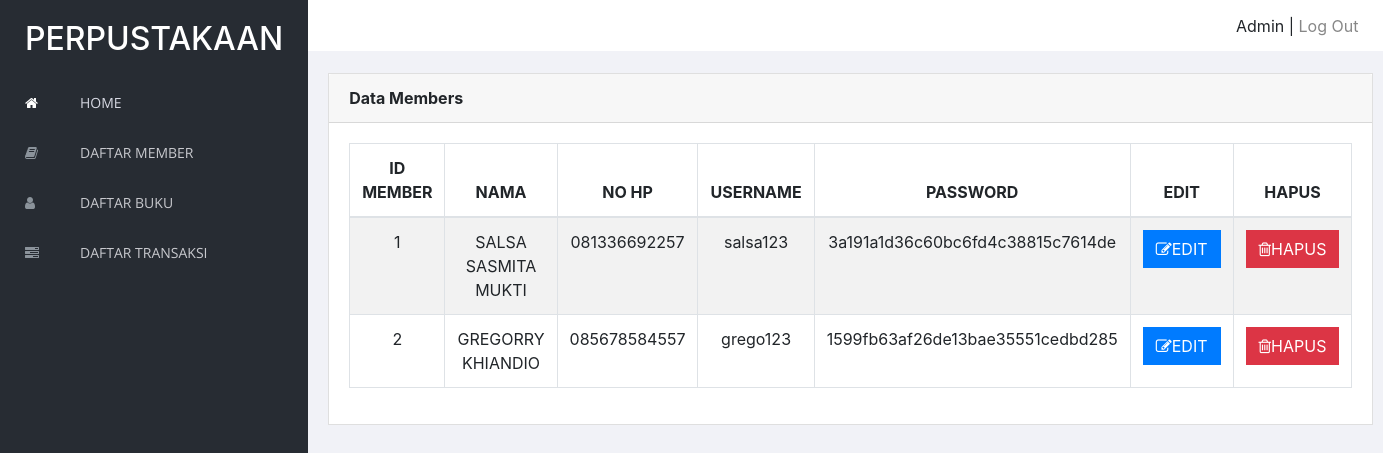
Page /admin/daftarmember.php (signed in) on the committed database.
### tables this page shows
CREATE TABLE `member` (
  `idmember` int(11) NOT NULL,
  `nama` varchar(50) NOT NULL,
  `nohp` varchar(15) NOT NULL,
  `username` varchar(20) NOT NULL,
  `password` varchar(20) NOT NULL
);

### admin/daftarmember.php (the view, shortened to what this page needs)
<?php
	include('header.php');
?>
<div class="content mt-3">
            <div class="animated fadeIn">
                <div class="row">
                    <div class="col-md-12">
                        <div class="card">
                            <div class="card-header">
                                <strong class="card-title">Data Members</strong>
                            </div>
                            <div class="card-body">
                                <table id="bootstrap-data-table-export" class="table table-striped table-bordered">
                                    <thead align="center">
                                        <tr>
                                            <th>ID MEMBER</th>
                                            <th>NAMA</th>
                                            <th>NO HP</th>
                                            <th>USERNAME</th>
                                            <th>PASSWORD</th>
                                            <th>EDIT</th>
                                            <th>HAPUS</th>
                                        </tr>
                                    </thead>
                                    <tbody align="center">
                                    	<?php
                                    		$query = "SELECT * FROM member";
                                    		$hasil = mysqli_query($conn, $query);
                                    		while ($data = mysqli_fetch_array($hasil)) {
                                                $pw = md5($data['password']);
                                    			echo "
			                                        <tr>
			                                            <td>$data[idmember]</td>
			                                            <td>$data[nama]</td>
			                                            <td>$data[nohp]</td>
                                                        <td>$data[username]</td>
                                                        <td>$pw</td>
			                                            <td>
			                                            	<a href='updatemember.php?idmember=$data[idmember]'>
			                                            		<button class='btn btn-primary'>
			                                            			<span class='fa fa-edit'></span>EDIT
			                                            		</button>
			                                            	</a>
			                                            </td>
			                                            <td>
			                                            	<a href='hapusmember.php?idmember=$data[idmember]'>
			                                            		<button class='btn btn-danger'>
			                                            			<span class='fa fa-trash-o'></span>HAPUS
			                                            		</button>
			                                            	</a>
			                                            </td>
			                                        </tr>
			                                        ";
                                        	}
                                        ?>
                                    </tbody>
                                </table>
                            </div>
                        </div>
                    </div>
                </div>
            </div>
        </div>
   </div>
</body>
</html>

### rows in the picture
member: idmember "1", nama "SALSA SASMITA MUKTI", nohp "081336692257", username "salsa123", password "3a191a1d36c60bc6fd4c38815c7614de"
member: idmember "2", nama "GREGORRY KHIANDIO", nohp "085678584557", username "grego123", password "1599fb63af26de13bae35551cedbd285"

### other values in the picture
$_SESSION['username'] "Admin"
